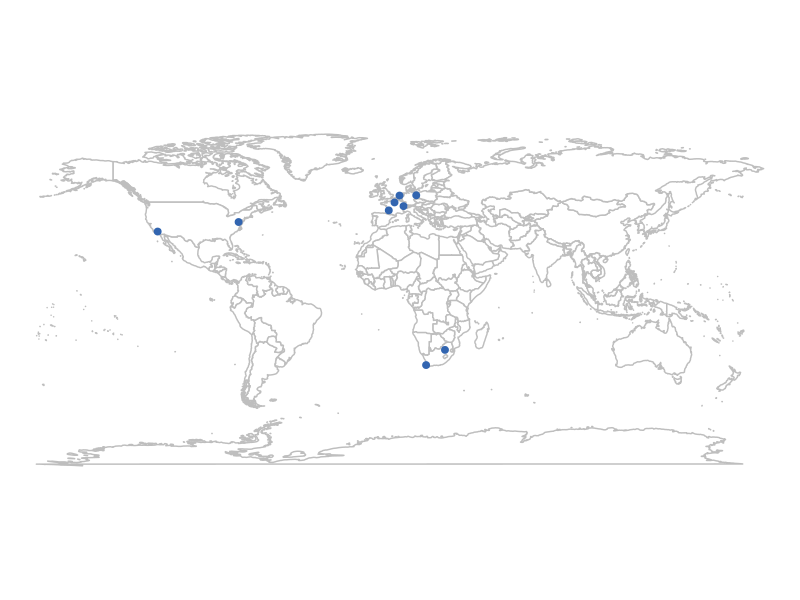

Recreate this plot in R.
library(maps)
library(ggplot2)
library(dplyr)
events <- tribble(
  ~ place, ~ lat, ~ long,
  "Cape town", -33.918861, 18.423300,
  "Amsterdam",52.370216, 4.895168, 
  "Washington",38.907192, -77.036871,
  "Paris",48.864716, 2.349014,
  "Berlin",52.520008, 13.404954,
  "Los Angeles", 34.052235, -118.243683,
  "Neuchâtel",46.992979,6.931933,
  "Johannesburg",-26.195246, 28.034088,
  "Bordeaux",44.836151, -0.580816
)
map_data("world") %>% 
  ggplot(aes(long, lat, group=group)) +
  geom_polygon(fill="white", colour="gray") +
  geom_point(data = events, aes(long, lat, group = NULL), colour = "#3265B0", size = 2) + 
  guides(fill=FALSE) +
  coord_quickmap() +
  theme_void()